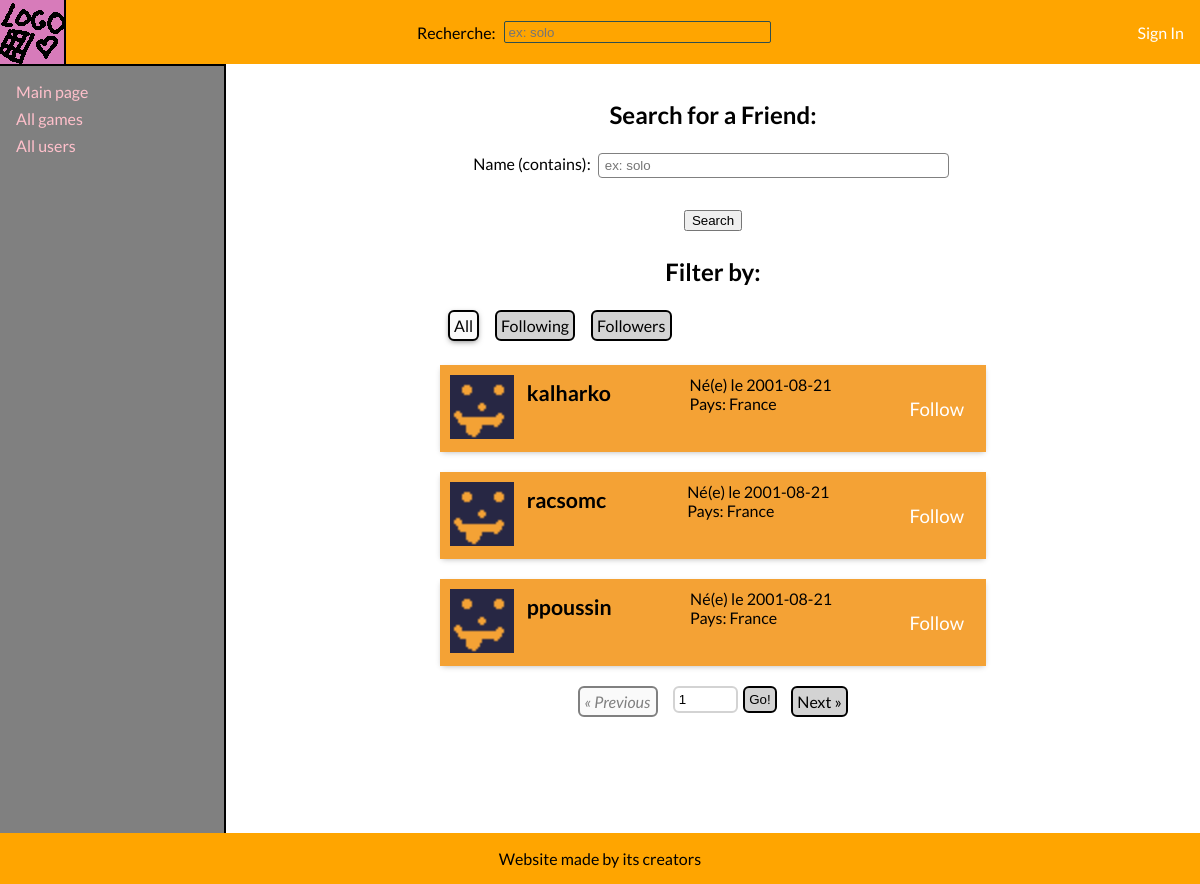
Screenshot of /pages/list_users.php with the database file from the repository.
### tables this page shows
CREATE TABLE `user` (
  `id` int(11) NOT NULL,
  `pseudonym` varchar(255) NOT NULL UNIQUE,
  `email` varchar(255) NOT NULL,
  `password` varchar(255) NOT NULL,
  `profile_picture` int(1) DEFAULT NULL,
  `country` int(11) DEFAULT NULL,
  `birthdate` date DEFAULT NULL,
  `date_account_creation` datetime NOT NULL DEFAULT current_timestamp()
);

CREATE TABLE `country` (
  `id` int(11) NOT NULL,
  `country_name` varchar(255) NOT NULL
);

### lib/prelude.php (called while the page is built, shortened)
<?php
$users_page_length = 20;
$bdd = new PDO("mysql:host=$db_host;dbname=$db_name;charset=utf8", "$db_username", "$db_password");
$current_user = NULL;
include_once("player.php");
include_once("page_selector.php");
?>

### lib/player.php (the view, shortened to what this page needs)
<?php
class Player {
  public $id = 0;
  public $username = null;
  public $birth_date = 0;
  public $country = null;
  public $has_profile_picture = null;
  public $followed = false;
  public function __construct(
    $id = 0,
    $username = null,
    $birth_date = 0,
    $country = null,
    $hashed_password = "",
    $has_profile_picture = false,
    $followed = false
  ) {
    $this->id = $id;
    $this->birth_date = $birth_date;
    $this->username = $username;
    $this->country = $country;
    $this->has_profile_picture = $has_profile_picture;
    $this->followed = $followed;
  }
  public function draw_card() {
    ?>
    <article class="player-profile">
      <div class="picture-and-nickname">
        <?php if ($this->has_profile_picture) { ?>
          <a href="/images/user/<?php echo $this->id; ?>.png">
            <img src="/images/user/<?php echo $this->id; ?>.png" alt="PP" />
          </a>
        <?php } else { ?>
          <a href="/images/user-default.png">
            <img src="/images/user-default.png" alt="PP" />
          </a>
        <?php } ?>
        <a href="/user.php?id=<?php echo $this->id; ?>" class="nickname"><?php echo $this->username; ?></a>
      </div>
      <div class="profile-info">
        <span>
          Né(e) le <?php echo $this->birth_date; ?>
        </span>
        <span>
          Pays: <?php echo $this->country; ?>
        </span>
      </div>
      <label class="follow">
        <button type="button" onclick="follow(<?php echo $this->id; ?>, this);" <?php
          if ($this->followed) {
            ?>
            class="followed">Unfollow
            <?php
          } else {
            ?>
            >Follow
            <?php
          }
          ?>
          </button>
      </label>
    </article>
    <?php
  }
}
function find_player_by($trait, $username) {
  global $bdd;
  global $current_user;
  $req = $bdd->prepare("SELECT pseudonym, id, birthdate, country, password, profile_picture FROM user WHERE $trait = ?;");
  if ($req->execute([$username]) && ($res = $req->fetch())) {
    $country_req = $bdd->prepare("SELECT country_name FROM country WHERE id = ?");
    $followed_req = $bdd->prepare("SELECT * FROM follows WHERE id_user = ? AND id_friend = ?;");
    if ($country_req->execute([$res["country"]])) {
      $country_res = $country_req->fetch()["country_name"];
    } else {
      $country_res = "Unknown";
    }
    if ($current_user != NULL && $followed_req->execute([$current_user->id, $res["id"]])) {
      $followed = !!$followed_req->fetch();
    } else {
      $followed = false;
    }
    return new Player($res["id"], $res["pseudonym"], $res["birthdate"], $country_res, $res["password"], !!$res["profile_picture"], $followed);
  } else {
    return false;
  }
}
function find_player_by_id($id) {
  return find_player_by("id", $id);
}
?>

### pages/list_users.php (shortened to what this page needs)
<?php
$PAGE_HEAD = "<link rel=\"stylesheet\" href=\"/css/list_users.css\" />";
include_once("../lib/head.php");
include_once ("../lib/player.php");
$last_page = true;
$search_sql = "";
$search_terms = [];
if (isset($_GET["p"]) && is_numeric($_GET["p"]) && $_GET["p"] > 0 && $_GET["p"] == round($_GET["p"], 0)) {
  $page = (int)$_GET["p"] - 1;
} else {
  $page = 0;
}
if (isset($_GET["following"]) && $current_user) {
  $query_sql = "SELECT id FROM user INNER JOIN follows ON follows.id_user = :current_user_id AND follows.id_friend = user.id";
  $search_terms["current_user_id"] = $current_user->id;
} else if (isset($_GET["followers"]) && $current_user) {
  $query_sql = "SELECT id FROM user INNER JOIN follows ON follows.id_friend = :current_user_id AND follows.id_user = user.id";
  $search_terms["current_user_id"] = $current_user->id;
} else {
  $query_sql = "SELECT id FROM user";
}
$sql = "$query_sql $search_sql GROUP BY user.id ORDER BY user.id LIMIT " . ($page * $users_page_length) . ", $users_page_length;";
$req = $bdd->prepare($sql);
$search_res = [];
if ($req->execute($search_terms)) {
  while ($res = $req->fetch()) {
    $search_res[] = find_player_by_id($res["id"]);
  }
} else {
  echo "There was an error while trying to list users!";
  echo var_dump($req->errorInfo());
}
?>
<h2>Search for a Friend:</h2>
<form class="main-form search-player" method="get" action="list_users.php" id="pseudo_search">
  <label>
    Name (contains):
    <input type="text" name="name" id="name" size="40" maxlength="30" placeholder="ex: solo" <?php
      if (isset($_GET["name"])) {
        echo "value=\"" . $_GET["name"] . "\"";
      }
    ?> />
  </label>
  <input type="submit" name="" value="Search" />
</form>
<h2>
Filter by:
</h2>
<section class="options-list">
  <?php
    function echo_link(String $url_appendix, String $contents, bool $active = false) {
      if ($active) {
        echo "<a class=\"active\" href=\"";
      } else {
        echo "<a href=\"";
      }
      echo "?name=" . filter_var($_GET["name"], FILTER_SANITIZE_FULL_SPECIAL_CHARS);
      echo "&p=" . ($page + 1);
      echo "&$url_appendix";
      echo "\">$contents</a>";
    }
    echo_link("", "All", !isset($_GET["following"]) && !isset($_GET["followers"]));
    echo_link("following=", "Following", isset($_GET["following"]));
  ?>
</section>
<section class="profiles card-list">
  <?php
  foreach ($search_res as $player) {
    $last_page = false;
    $player->draw_card();
  }
  ?>
</section>
<?php
echo_page_selector("p", $last_page);
?>
<?php
include_once("../lib/tail.php");
?>

### lib/head.php (shortened to what this page needs)
<?php
  include_once("prelude.php");
?>
<!DOCTYPE html>
<html>
  <head>
    <link rel="stylesheet" href="/css/header_footer.css" />
    <link rel="stylesheet" href="/css/style.css" />
    <?php
      if (isset($PAGE_HEAD)) {
        echo $PAGE_HEAD;
      }
    ?>
  </head>
  <body>
    <header>
      <div id="div_logo">
        <a href="/"><img src="../images/logo.png" alt="logo" id="logo" /></a>
      </div>
      <form method="get" action="/list_users.php" id="recherche">
        <label for="name">Recherche:</label>
        <input type="text" name="name" placeholder="ex: solo" size="30" maxlength="10" />
      </form>
      <div id="account-login">
        <?php if ($current_user == NULL) { ?>
          <a href="/user_login.php" class="login">Sign In</a>
        <?php } else { ?>
          <a href="/user_logout.php" class="logout">Hello, <?php echo $current_user->username; ?>.<br />Log out?</a>
        <?php } ?>
      </div>
    </header>
    <div id="main-horizontal">
      <nav class="sidebar">
        <ul>
          <li><a href="/">Main page</a></li>
          <li><a href="/list_games.php">All games</a></li>
          <li><a href="/list_users.php">All users</a></li>
        </ul>
      </nav>
      <main>

### lib/page_selector.php (shortened to what this page needs)
<?php
function echo_page_selector(String $field_name = "p", bool $last = false) {
  if (isset($_GET[$field_name]) && is_numeric($_GET[$field_name]) && $_GET[$field_name] > 0 && $_GET[$field_name] == round($_GET[$field_name], 0)) {
    $p = (int)$_GET[$field_name];
  } else {
    $p = 1;
  }
  function generate_link(String $field_name, $p) {
    $res = "?$field_name=$p";
    return $res;
  }
?>
  <section class="page-selector">
    <?php if ($p > 1) { ?>
      <a href="<?php echo generate_link($field_name, $p - 1); ?>">« Previous</a>
    <?php } else { ?>
      <div class="disabled">« Previous</div>
    <?php } ?>
    <form method="get" action="">
      <input type="number" name="<?php echo $field_name; ?>" value="<?php echo $p; ?>" class="page-number" min="1" />
      <input type="submit" name="" value="Go!" class="page-go" />
    </form>
    <?php if (!$last) { ?>
      <a href="<?php echo generate_link($field_name, $p + 1); ?>">Next »</a>
    <?php } else { ?>
      <div class="disabled">Next »</div>
    <?php } ?>
  </section>
<?php
}
?>

### lib/tail.php
      </main>
    </div>
    <footer>
      Website made by its creators
    </footer>
  </body>
</html>

### pages/css/header_footer.css (style rules this page uses)
header { background-color: orange; display: flex; align-content: center; --header-height: 64px; height: var(--header-height); }
#recherche { text-align: center; align-self: center; flex-grow: 1; height: var(--header-height); padding-left: 2em; padding-right: 2em; display: flex; flex-direction: row; justify-content: center; align-items: center; }
#recherche :nth-child(1) { margin-right: 0.5em; }
#recherche input { background: orange; border: 1px solid darkslategray; border-radius: 2px; padding: 0.2em 0.3em; transition: 0.2s background, 0.2s border; }
#div_logo { width: var(--header-height); border-right: 2px solid black; }
#logo { height: var(--header-height); }
#account-login > a { display: flex; align-items: center; justify-content: center; padding-left: 1em; padding-right: 1em; background-color: inherit; transition: 0.2s background-color; color: white; height: var(--header-height); }
footer { padding-top: 1em; padding-bottom: 1em; text-align: center; background-color: orange; }

### pages/css/list_users.css (style rules this page uses)
.search-player { display: flex; justify-content: center; }

### rows the page displays
user: pseudonym "kalharko", birthdate "2001-08-21", country.country_name "France"
user: pseudonym "racsomc", birthdate "2001-08-21", country.country_name "France"
user: pseudonym "ppoussin", birthdate "2001-08-21", country.country_name "France"

### other values shown
$contents "All Following Followers"
